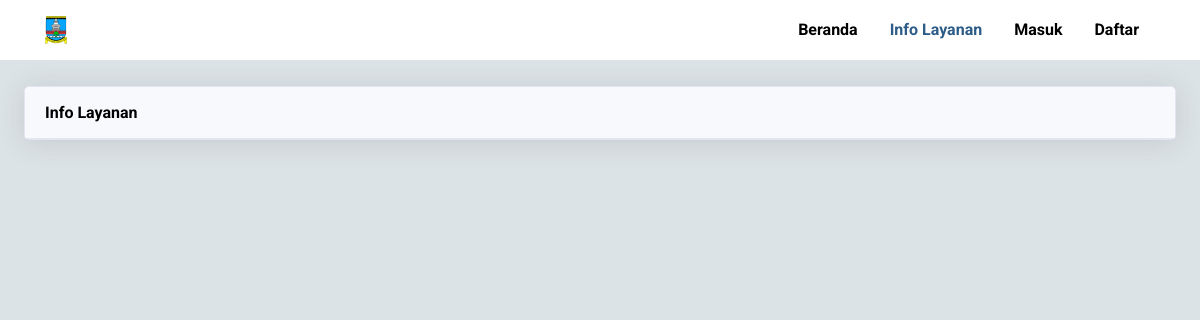
The page /index.php/panduan on the database as committed earlier.
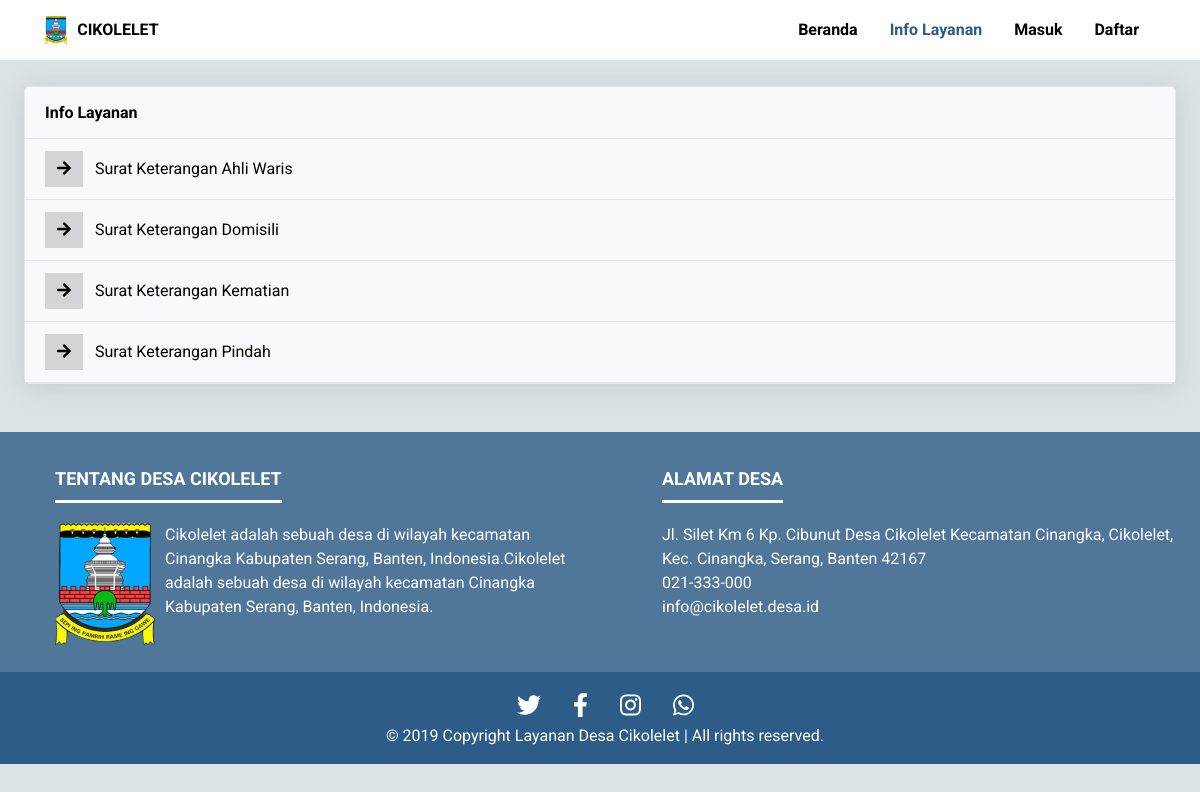
The same page on the database as committed later.
### tables this page shows
CREATE TABLE IF NOT EXISTS `profil_desa` (
  `profil_desa_id` int(11) NOT NULL AUTO_INCREMENT,
  `nama` varchar(20) NOT NULL,
  `alamat` text NOT NULL,
  `telp` varchar(16) NOT NULL,
  `email` varchar(50) NOT NULL,
  `total_penduduk` int(9) NOT NULL,
  `total_pria` int(9) NOT NULL,
  `total_wanita` int(9) NOT NULL,
  `deskripsi` varchar(250) NOT NULL,
  `gmaps` varchar(500) NOT NULL,
  PRIMARY KEY (`profil_desa_id`)
);

CREATE TABLE IF NOT EXISTS `panduan` (
  `panduan_id` int(11) NOT NULL AUTO_INCREMENT,
  `judul` varchar(250) NOT NULL,
  `jenis` varchar(100) NOT NULL,
  `persyaratan` text NOT NULL,
  `mekanisme` text NOT NULL,
  `path` varchar(250) NOT NULL,
  `created_at` timestamp NULL DEFAULT CURRENT_TIMESTAMP,
  PRIMARY KEY (`panduan_id`)
);

### application/controllers/Panduan.php (called while the page is built, shortened)
<?php
class panduan extends CI_Controller
{
    public function index()
    {
        $data['page'] = 'user/panduan/index';
        $data['active'] = "panduan";
        $data['user'] = $this->db->get_where('user', ['email' => $this->session->userdata('email')])->row_array();
        $data['panduan'] = $this->db->order_by('jenis','ASC')->get("panduan")->result_array();
        $data['desa'] = $this->db->get("profil_desa")->result_array();
        $this->load->view('layouts/frontend/main_layout', $data);
    }
}

### index.php (called while the page is built, shortened)
<?php
require_once BASEPATH.'core/CodeIgniter.php';

### application/views/user/panduan/index.php (the view, shortened to what this page needs)
<main>
	<div class="container-fluid mt-3 ">
		<div class="card shadow mb-4 mt-4">
			<div class="card-header py-3">
				<h6 class="m-0 font-weight-bold ">Info Layanan</h6>
			</div>
			<div id="accordion">
				<?php foreach ($panduan as $key => $value) : ?>
				<div class="card-header" id="heading<?= $value["panduan_id"]; ?>">
					<a class="text-primaries btn-icon-split" href="" data-toggle="collapse" data-target="#collapse<?= $value["panduan_id"]; ?>" aria-expanded="true" aria-controls="collapse<?= $value["panduan_id"]; ?>">
						<span class="icon">
							<i class="fas fa-arrow-right"></i>
						</span>
						<span class="text"><p class="mb-0"><?= str_replace("-", " ", $value["jenis"]); ?></p></span>
					</a>
				</div>
				<?php endforeach; ?>
			</div>
		</div>
	</div>
</main>

### application/views/layouts/frontend/main_layout.php (shortened to what this page needs)
<!DOCTYPE html>
<html>
<head>
    <link rel="stylesheet" href="https://use.fontawesome.com/releases/v5.8.1/css/all.css">
    <link rel="stylesheet" type="text/css" href="<?= base_url("assets/css/"); ?>sb-admin-2.min.css">
    <link rel="stylesheet" type="text/css" href="<?= base_url("assets/css/"); ?>style.css">
</head>
<body>
    <div class="bg-light">
        <div class="container">
            <div class="row">
                <nav class="col-md-12 navbar navbar-blog navbar-expand-lg navbar-light fixed-top" id="myHeader">
                    <img class="logoku" src="<?= base_url("assets"); ?>/img/logo2.png" alt="Logo Cikolelet">
                    <?php foreach ($desa as $key => $value) : ?>
                    <a class="bolded pl-10" href="<?= base_url("/"); ?>"><?= strtoupper( $value['nama']); ?></a>
                    <?php endforeach; ?>
                    <div class="collapse navbar-collapse" id="menux">
                        <ul class="nav nav-pills  flex-column flex-lg-row  ml-auto" id="pills-tab" role="tablist">
                            <li class="nav-item">
                                <a class="nav-link bolded <?= $active == 'home' ? "active" : "" ?>" href="<?= base_url("home") ?>">Beranda</a>
                            </li>
                            <li class="nav-item">
                                <a class="nav-link bolded <?= $active == 'panduan' ? "active" : "" ?>" href="<?= base_url("panduan") ?>">Info Layanan</a>
                            </li>
                            <?php if ($this->session->userdata('email')) : ?>
                                <li class="nav-item dropdown no-arrow">
                                    <a class="nav-link bolded dropdown-toggle <?= $active == 'user' ? "active" : "" ?>" href="#" id="userDropdown" data-toggle="dropdown" aria-haspopup="true" aria-expanded="false">
                                            <?= $user['nama_lengkap']; ?>
                                            <img class="img-profile rounded-circle" src="<?= base_url(""); ?>assets/img/person.png">
                                    </a>
                                    <div class="dropdown-menu dropdown-menu-right shadow animated--grow-in" aria-labelledby="userDropdown">
                                        <ul class="list-unstyled">
                                                <li><a class="dropdown-item" href="<?= base_url("user"); ?>">Profil Pengguna</a></li>
                                                <li><a class="dropdown-item" href="<?= base_url("pengajuan/list_pengajuan"); ?>">Daftar Pengajuan</a></li>
                                                <li><a class="dropdown-item" href="<?= base_url("pengajuan"); ?>">Lakukan Pengajuan</a></li>
                                                <li><a class="dropdown-item"  data-toggle="modal" data-target="#logoutModal">Log out</a></li>
                                            </ul>
                                    </div>
                                </li>
                            <?php else : ?>
                                <li class="nav-item">
                                    <a class="nav-link bolded" href="<?= base_url("auth") ?>">Masuk</a>
                                </li>
                                <li class="nav-item">
                                    <a class="nav-link bolded" href="<?= base_url("auth/register") ?>">Daftar</a>
                                </li>
                            <?php endif; ?>
                        </ul>
                    </div>
                </nav>
            </div>
        </div>
    </div>
    <main class="main_content">
        <?php $this->load->view($page); ?>
    </main>
    <footer>
                <?php foreach ($desa as $key => $value) : ?>
        <div class="row head-footer py-3">
            <div class="col-md-6">
                <div class="widget">
                    <div class="widget-inner">
                        <div class="widget-title-outer">
                            <h3 class="widget-title">Tentang Desa <?= $value['nama']; ?></h3>
                        </div>
                        <div class="d-flex">
                            <img class="logo-footer" src="<?= base_url("assets") ?>/img/logo2.png" alt="Logo Cikolelet">
                            <p id="tentang" class="text-left"><?= $value['deskripsi']; ?>Cikolelet adalah sebuah desa di wilayah kecamatan Cinangka Kabupaten Serang, Banten, Indonesia.</p>
                        </div>
                    </div>
                </div>
            </div>
            <div class="col-md-6">
                <div class="widget">
                    <div class="widget-inner">
                        <div class="widget-title-outer">
                            <h3 class="widget-title">Alamat Desa</h3>
                        </div>
                        <div id="alamatdesa" class="text-left">
                            <p class="mb-0"><?= $value['alamat']; ?></p>
                            <p class="mb-0"><?= $value['telp']; ?></p>
                            <a href="mailto:<?= $value['email']; ?>"><?= $value['email']; ?></a>
                        </div>
                    </div>
                </div>
            </div>
        </div>
        <div class="row footers py-3">
            <div class="container-fluid">
                <div class="col-md-12 text-center">
                    <div class="social d-flex justify-content-center">
                        <a href="https:/www.twitter.com" class="icons">
                            <i class="fab fa-twitter"></i>
                        </a>
                        <a href="https:/www.facebook.com" class="icons">
                            <i class="fab fa-facebook-f"></i>
                        </a>
                        <a href="https:/www.instagram.com" class="icons">
                            <i class="fab fa-instagram"></i>
                            <a href="https:/www.Whatsapp.com" class="icons">
                                <i class="fab fa-whatsapp"></i>
                            </a>
                    </div>
                </div>
                <div class="col-md-12 text-center">
                    &copy; 2019 Copyright Layanan Desa <?= $value['nama']; ?> | All rights reserved.
                </div>
            </div>
<?php endforeach; ?>
        </div>
    </footer>
</body>
</html>

### assets/css/style.css (style rules this page uses)
:root { --serif-font: "Roboto", serif; --sans-font: "Roboto", sans-serif; --base-font-size: 1rem; }
body { background-color: #dce3e6; background-size: 100%; font-size: var(--base-font-size); font-family: var(--sans-font); color: var(--color-text); overflow-x: hidden; }
main.main_content { padding-top: 62px; }
.pl-10 { padding-left: 10px; }
.widget-title-outer { position: relative; }
.widget a { color: #fff; }
.widget-title-outer h3 { font-weight: 700; font-size: 18px; color: #fff; text-transform: uppercase; padding-bottom: 10px; margin-top: 0; margin-bottom: 20px; border-bottom: 3px solid #fff; display: inline-block; }
.bolded { font-family: var(--serif-font); font-weight: 700; color: black; }
.navbar-blog { background: rgba(255, 255, 255, 255); z-index: 2; color: black; }
.nav-pills .nav-link.active, .nav-pills .show > .nav-link { color: rgb(0, 0, 0); background-color: rgba(255, 255, 255); }
a { color: rgb(0, 0, 0); }
.logoku { width: 2%; }
a.icons { color: white; font-size: calc(var(--base-font-size) * 1.5); padding: 0 1rem; }
a.bolded.active { color: #2d5c88 !important; }
footer { padding: 1.5rem 0; margin-top: 1rem; bottom: 0; color: white; width: 100%; height: 50px; padding-left: 10px; bottom: 0px; }
.logo-footer { width: 100px; margin-right: 10px; }
.head-footer { background: rgba(45, 92, 136, 0.8); }
.footers { background: rgba(45, 92, 136, 1); }
.widget { margin: 20px 20px 10px; }
@media (min-width: 576px) { #myHeader { padding: 10px 45px; } }
@media (min-width: 576px) { footer .widget { margin-left: 45px; } }

Rows that differ between the two databases and show on the page:
added profil_desa: nama "CIKOLELET", deskripsi "Cikolelet adalah sebuah desa di wilayah kecamatan Cinangka Kabupaten Serang, Banten, Indonesia.", alamat "Jl. Silet Km 6 Kp. Cibunut Desa Cikolelet Kecamatan Cinangka, Cikolelet, Kec. Cinangka, Serang, Banten 42167", telp "021-333-000", email "info@cikolelet.desa.id", nama "Cikolelet"
added panduan: jenis "Surat Keterangan Ahli Waris"
added panduan: jenis "Surat Keterangan Domisili"
added panduan: jenis "Surat Keterangan Kematian"
added panduan: jenis "Surat Keterangan Pindah"
